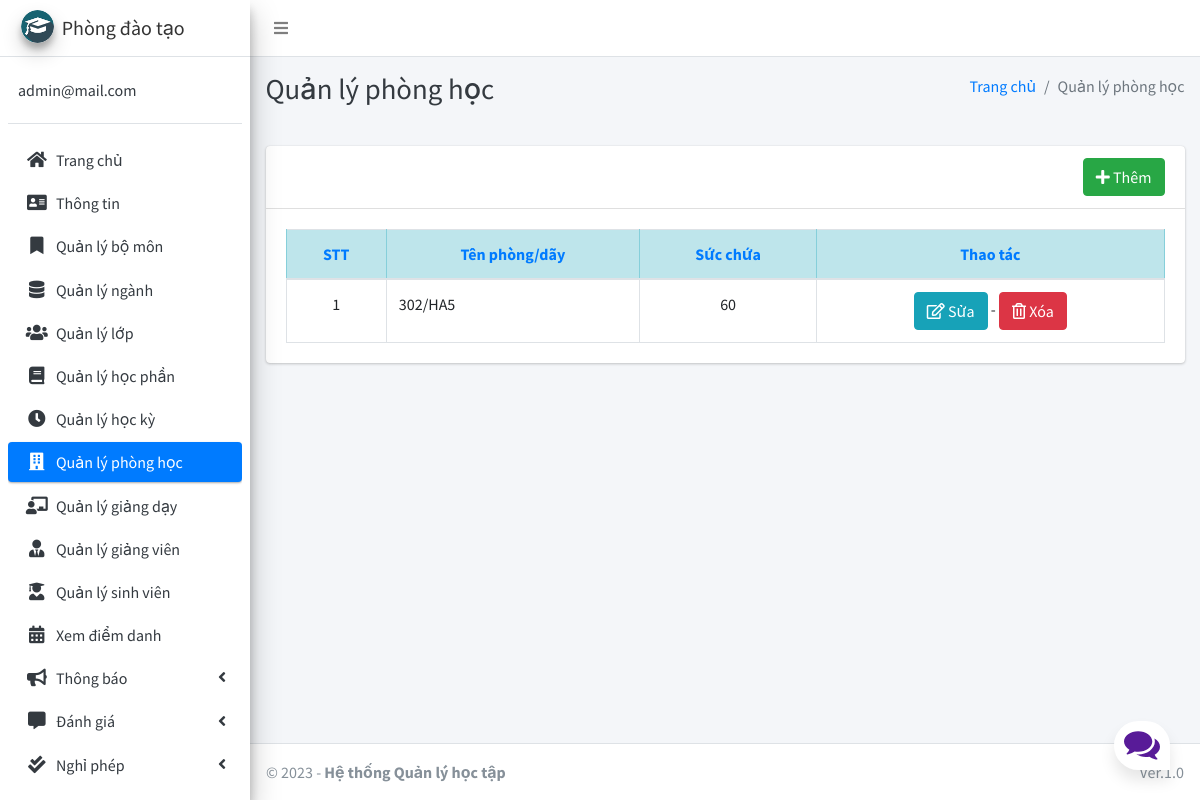
Page /room/manage/ (signed in) on the committed database.
### main_app/models.py (models this page shows, shortened)
class CustomUser(AbstractUser):
    USER_TYPE = ((1, "PDT"), (2, "GV"), (3, "SV"))
    id = models.CharField(primary_key='True', max_length=10)
    username = None  # Removed username, using email instead
    email = models.EmailField(unique=True)
    user_type = models.CharField(default=1, choices=USER_TYPE, max_length=1)
    fcm_token = models.TextField(default="")  # For firebase notifications
    USERNAME_FIELD = "email"
    REQUIRED_FIELDS = []
    objects = CustomUserManager()

class Room(models.Model):
    name = models.CharField(max_length=20)
    dimension = models.IntegerField()

### main_app/hod_views.py (the view)
# urls.py: path("room/manage/", hod_views.manage_room, name='manage_room'),
def manage_room(request):
    rooms = Room.objects.all()
    context = {
        'rooms': rooms,
        'page_title': 'Quản lý phòng học'
    }
    return render(request, "hod_template/manage_room.html", context)

### main_app/templates/hod_template/manage_room.html
{% extends 'main_app/base.html' %}
{% load static %}
{% block page_title %}{{page_title}}{% endblock page_title %}
{% block content %}
<section class="content">
    <div class="container-fluid">
        <div class="row">
            <div class="col-md-12">
                <div class="card">
                    <div class="card-header">
                        <div style="float: right;">
                            <a href="{% url 'add_room' %}" class="btn btn-success">
                                <i class="fas fa-plus"></i> Thêm</a>
                        </div>
                    </div>
                    <div class="card-body">
                        <table id="example2" class="table table-bordered table-hover">
                            <thead class="table-info text-primary text-center">
                                <tr>
                                    <th>STT</th>
                                    <th>Tên phòng/dãy</th>
                                    <th>Sức chứa</th>
                                    <th>Thao tác</th>
                                </tr>
                            </thead>
                            <tbody>
                                {% for room in rooms %}
                                <tr>
                                    <td class="text-center">{{ forloop.counter }}</td>
                                    <td>{{room.name}}</td>
                                    <td class="text-center" >{{room.dimension}}</td>
                                    <td class="text-center">
                                        <a href="{% url 'edit_room' room.id %}" class="btn btn-info"><i class="far fa-edit"></i> Sửa</a> -
                                        <a href="{% url 'delete_room' room.id %}" onclick="return confirm('Bạn có chắc chắn muốn xóa?')" class="btn btn-danger"><i class="far fa-trash-alt"></i> Xóa</a> </td>
                                </tr>
                                {% endfor %}
                            </tbody>
                        </table>
                    </div>
                </div>
            </div>
        </div>
    </div>
</section>
{% endblock content %}

### main_app/templates/main_app/sidebar_template.html (shortened to what this page needs)
{% load static %}
<aside class="main-sidebar sidebar-light-blue elevation-4">
    {% if request.user.user_type == '1' %}
        <a href="{% url 'admin_home' %}" class="brand-link">
            <img src="{% static 'dist/img/cmsl.png' %} " alt="AdminLTE Logo"
                 class="brand-image img-circle elevation-3">
            <span class="brand-text">Phòng đào tạo</span>
        </a>
        <div class="sidebar">
        <div class="user-panel mt-3 pb-3 mb-3 d-flex">
            <div class="info">
                <a href="#" class="d-block">{{ user }}</a>
            </div>
        </div>
        <nav class="mt-2">
        <ul class="nav nav-pills nav-sidebar flex-column" data-widget="treeview" role="menu" data-accordion="false">
        <li class="nav-item">
            {% url 'admin_home' as admin_home %}
            <a href="{{ admin_home }}" class="nav-link {% if admin_home == request.path %} active {% endif %}">
                <i class="nav-icon fas fa-home"></i>
                <p>
                    Trang chủ
                </p>
            </a>
        </li>
        <li class="nav-item">
            {% url 'admin_view_profile' as admin_view_profile %}
            <a href="{{ admin_view_profile }}"
               class="nav-link {% if admin_view_profile == request.path %} active {% endif %}">
                <i class="nav-icon fas fa-address-card"></i>
                <p>
                    Thông tin
                </p>
            </a>
        </li>
        <li class="nav-item">
            {% url 'manage_department' as manage_department %}
            <a href="{{ manage_department }}" class="nav-link {% if manage_department == request.path %} active {% endif %}">
                <i class="nav-icon fas fa-bookmark"></i>
                <p>
                    Quản lý bộ môn
                </p>
            </a>
        </li>
                <li class="nav-item">
                    {% url 'manage_major' as manage_major %}
                    {% url 'edit_major' department_id as edit_major %}
                    <a href="{{ manage_major }}"
                       class="nav-link  {% if edit_major == request.path or manage_major == request.path %} active {% endif %}">
                        <i class="nav-icon fas fa-database"></i>
                        <p>
                            Quản lý ngành
                        </p>
                    </a>
                </li>
                        <li class="nav-item">
                    {% url 'manage_grade' as manage_grade %}
                    {% url 'edit_grade' department_id as edit_grade %}
                    <a href="{{ manage_grade }}"
                       class="nav-link  {% if edit_grade == request.path or manage_grade == request.path %} active {% endif %}">
                        <i class="nav-icon fas fa-users"></i>
                        <p>
                            Quản lý lớp
                        </p>
                    </a>
                </li>
                        <li class="nav-item">
                    {% url 'manage_subject' as manage_subject %}
                    {% url 'edit_subject' subject_id as edit_subject %}
                    <a href="{{ manage_subject }}"
                       class="nav-link  {% if edit_subject == request.path or manage_subject == request.path %} active {% endif %}">
                        <i class="nav-icon fas fa-book"></i>
                        <p>
                            Quản lý học phần
                        </p>
                    </a>
                </li>
                        <li class="nav-item">
                    {% url 'manage_session' as manage_session %}
                    {% url 'edit_session' session_id as edit_session %}
                    <a href="{{ manage_session }}"
                       class="nav-link  {% if edit_session == request.path or manage_session == request.path %} active {% endif %}">
                        <i class="nav-icon fas fa-clock"></i>
                        <p>
                            Quản lý học kỳ
                        </p>
                    </a>
                </li>
                        <li class="nav-item">
                    {% url 'manage_room' as manage_room %}
                    {% url 'edit_room' room_id as edit_room %}
                    <a href="{{ manage_room }}"
                       class="nav-link {% if manage_room == request.path or request.path == edit_room %} active {% endif %}">
                        <i class="fas fa-building nav-icon"></i>
                        <p>
                            Quản lý phòng học
                        </p>
                    </a>
                </li>
                        <li class="nav-item">
                    {% url 'manage_assign' as manage_assign %}
                    {% url 'edit_assign' assign_id as edit_assign %}
                    <a href="{{ manage_assign }}"
                       class="nav-link {% if manage_assign == request.path or request.path == edit_assign %} active {% endif %}">
                        <i class="nav-icon fas fa-chalkboard-teacher"></i>
                        <p>
                            Quản lý giảng dạy
                        </p>
                    </a>
                </li>
                <li class="nav-item">
            {% url 'manage_staff' as manage_staff %}
            {% url 'edit_staff' staff_id as edit_staff %}
            <a href="{{ manage_staff }}"
               class="nav-link {% if manage_staff == request.path or request.path == edit_staff %} active {% endif %}">
                <i class="nav-icon fas fa-user-tie"></i>
                <p>
                    Quản lý giảng viên
                </p>
            </a>
        </li>
        <li class="nav-item">
            {% url 'manage_student' as manage_student %}
            {% url 'edit_student' student_id as edit_student %}
            <a href="{{ manage_student }}"
               class="nav-link  {% if edit_student == request.path or manage_student == request.path %} active {% endif %}">
                <i class="nav-icon fas fa-user-graduate"></i>
                <p>
                    Quản lý sinh viên
                </p>
            </a>
        </li>
        <li class="nav-item">
            {% url 'admin_view_attendance' as admin_view_attendance %}
            <a href="{{ admin_view_attendance }}"
               class="nav-link  {% if admin_view_attendance == request.path %} active {% endif %}">
                <i class="nav-icon fas fa-calendar-alt"></i>
                <p>
                    Xem điểm danh
                </p>
            </a>
        </li>
        <li class="nav-item has-treeview">
            <a href="#" class="nav-link">
                <i class="nav-icon fas fa-bullhorn"></i>
                <p>
                    Thông báo
                    <i class="fas fa-angle-left right"></i>
                </p>
            </a>
        </li>
                <li class="nav-item has-treeview">
            <a href="#" class="nav-link">
                <i class="nav-icon fas fa-comment-alt"></i>
                <p>
                    Đánh giá
                    <i class="fas fa-angle-left right"></i>
                </p>
            </a>
        </li>
                <li class="nav-item has-treeview">
            <a href="#" class="nav-link">
                <i class="nav-icon fas fa-check-double"></i>
                <p>
                    Nghỉ phép
                    <i class="fas fa-angle-left right"></i>
                </p>
            </a>
        </li>
    {% endif %}
    <li class="nav-item">
        <a href="{% url 'user_logout' %}"
           onclick="return confirm('Bạn có chắc chắn muốn đăng xuất?')"
           class="nav-link">
        </a>
    </li>
    </ul>
    </nav>
    </div>
</aside>

### main_app/static/style.css (style rules this page uses)
* { box-sizing: border-box; margin: 0; padding: 0; }
body { font-family: 'Nunito', sans-serif; font-weight: 400; font-size: 100%; background: #F1F1F1; }
*, html { --primaryGradient: linear-gradient(93.12deg, #581B98 0.52%, #9C1DE7 100%); --secondaryGradient: linear-gradient(268.91deg, #581B98 -2.14%, #9C1DE7 99.69%); --primaryBoxShadow: 0px 10px 15px rgba(0, 0, 0, 0.1); --secondaryBoxShadow: 0px -10px 15px rgba(0, 0, 0, 0.1); --primary: #581B98; }

### rows in the picture
CustomUser: email "admin@mail.com"
Room: name "302/HA5", dimension "60"

### other values in the picture
{{ page_title }} "Quản lý phòng học"
